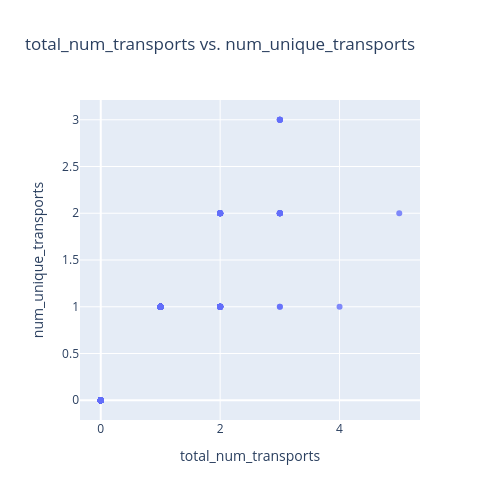

Notebook code cell kept with this figure:
### Markdown cell above
--> drop approximate_time, as its just showing the sum and keep hours_per_transit because its showing intensity of the transit day, together with total_num_transports shows how hectic the day is

### Code cell
corr_check(df_fin, 'total_num_transports', 'num_unique_transports')

### Figure 1 — Plotly figure (JSON) as saved in the notebook; plotly's stock layout.template omitted (floating-point values rounded to 4 significant figures; data arrays with more than 128 entries replaced by an {"elided": "..."} marker saying what was removed)
{"data": [{"hovertemplate": "total_num_transports=%{x}<br>num_unique_transports=%{y}<extra></extra>", "legendgroup": "", "marker": {"color": "#636efa", "opacity": 0.8, "symbol": "circle"}, "mode": "markers", "name": "", "orientation": "v", "showlegend": false, "type": "scatter", "x": {"elided": "429 float values"}, "xaxis": "x", "y": {"elided": "429 float values"}, "yaxis": "y"}], "layout": {"height": 500, "legend": {"tracegroupgap": 0}, "title": {"text": "total_num_transports vs. num_unique_transports"}, "width": 500, "xaxis": {"anchor": "y", "domain": [0, 1], "title": {"text": "total_num_transports"}}, "yaxis": {"anchor": "x", "domain": [0, 1], "title": {"text": "num_unique_transports"}}}}
